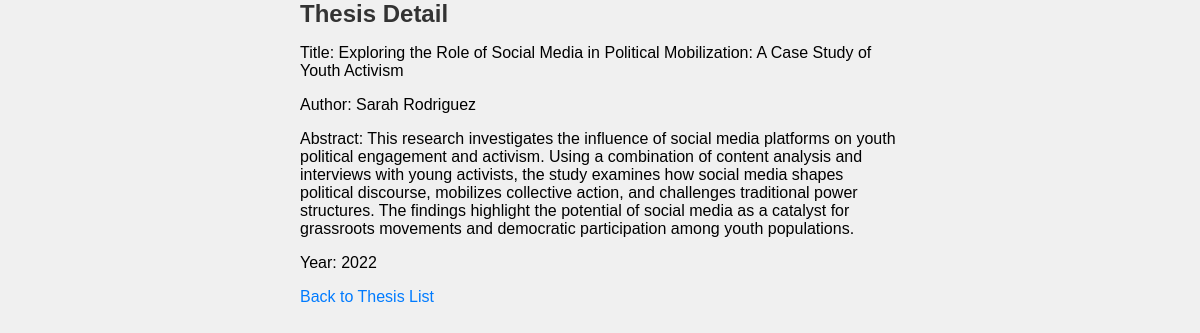
Screenshot of /3/ with the database file from the repository.
### authors/models.py (models this page shows, shortened)
class Thesis(models.Model):
    title = models.CharField(max_length=200)
    author = models.CharField(max_length=100)
    abstract = models.TextField()
    year = models.IntegerField()

### authors/views.py (the view)
# urls.py: path('<int:thesis_id>/', views.thesis_detail, name='thesis_detail'),
def thesis_detail(request, thesis_id):
    thesis = Thesis.objects.get(id=thesis_id)
    return render(request, 'thesis_detail.html', {'thesis': thesis})

### authors/templates/thesis_detail.html (shortened to what this page needs)
{% load static %}
<!DOCTYPE html>
<html lang="en">
<head>
    <link rel="stylesheet" href="{% static 'styles.css' %}">
</head>
<body>
    <h1>Thesis Detail</h1>
    <p>Title: {{ thesis.title }}</p>
    <p>Author: {{ thesis.author }}</p>
    <p>Abstract: {{ thesis.abstract }}</p>
    <p>Year: {{ thesis.year }}</p>
    <a href="{% url 'thesis_list' %}">Back to Thesis List</a>
</body>
</html>

### mystaticfiles/styles.css (style rules this page uses)
body { font-family: Arial, sans-serif; margin: auto; max-width: 50%; padding: 0; background-color: #f0f0f0; }
h1 { margin-top: 0; color: #333; font-size: 24px; }
a { color: #007bff; text-decoration: none; }

### rows the page displays
Thesis: title "Exploring the Role of Social Media in Political Mobilization: A Case Study of Youth Activism", author "Sarah Rodriguez", abstract "This research investigates the influence of social media platforms on youth political engagement and activism. Using a combination of content analysis and interviews with young activists, the study examines how social media shapes political discourse, mobilizes collective action, and challenges traditional power structures. The findings highlight the potential of social media as a catalyst for grassroots movements and democratic participation among youth populations.", year "2022"
